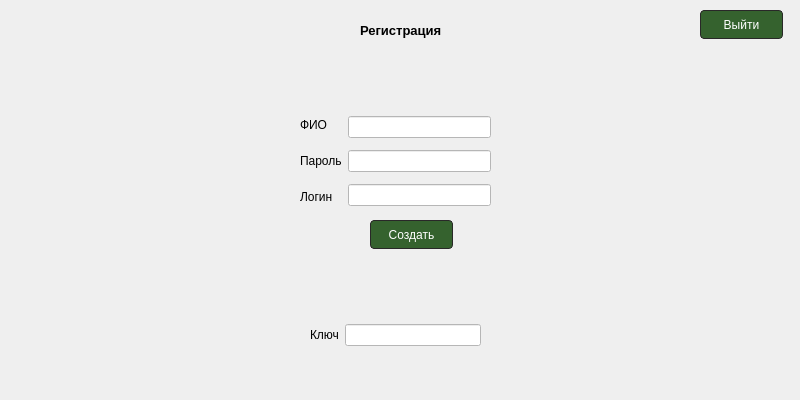
<?xml version="1.0" encoding="UTF-8"?>
<ui version="4.0">
 <class>registration</class>
 <widget class="QDialog" name="registration">
  <property name="geometry">
   <rect>
    <x>0</x>
    <y>0</y>
    <width>800</width>
    <height>400</height>
   </rect>
  </property>
  <property name="windowTitle">
   <string>Регистрация</string>
  </property>
  <property name="styleSheet">
   <string notr="true"/>
  </property>
  <widget class="QLabel" name="label">
   <property name="geometry">
    <rect>
     <x>360</x>
     <y>10</y>
     <width>111</width>
     <height>41</height>
    </rect>
   </property>
   <property name="font">
    <font>
     <pointsize>10</pointsize>
     <bold>true</bold>
    </font>
   </property>
   <property name="text">
    <string>Регистрация</string>
   </property>
  </widget>
  <widget class="QPushButton" name="createAccountButton">
   <property name="geometry">
    <rect>
     <x>370</x>
     <y>220</y>
     <width>83</width>
     <height>29</height>
    </rect>
   </property>
   <property name="styleSheet">
    <string notr="true">background-color: rgb(53, 98, 46);
color: rgb(255, 255, 255);
border-style: solid;
border-width: 1px;
border-radius: 4px;
border-color:rgb(41, 40, 40) ;</string>
   </property>
   <property name="text">
    <string>Создать</string>
   </property>
  </widget>
  <widget class="QPushButton" name="pushButton_3">
   <property name="geometry">
    <rect>
     <x>700</x>
     <y>10</y>
     <width>83</width>
     <height>29</height>
    </rect>
   </property>
   <property name="styleSheet">
    <string notr="true">background-color: rgb(53, 98, 46);
color: rgb(255, 255, 255);
border-style: solid;
border-width: 1px;
border-radius: 4px;
border-color:rgb(41, 40, 40) ;</string>
   </property>
   <property name="text">
    <string>Выйти</string>
   </property>
  </widget>
  <widget class="QWidget" name="layoutWidget">
   <property name="geometry">
    <rect>
     <x>300</x>
     <y>110</y>
     <width>191</width>
     <height>102</height>
    </rect>
   </property>
   <layout class="QHBoxLayout" name="horizontalLayout">
    <item>
     <layout class="QVBoxLayout" name="verticalLayout">
      <item>
       <widget class="QLabel" name="label_2">
        <property name="text">
         <string>ФИО</string>
        </property>
       </widget>
      </item>
      <item>
       <widget class="QLabel" name="label_3">
        <property name="text">
         <string>Пароль</string>
        </property>
       </widget>
      </item>
      <item>
       <widget class="QLabel" name="label_4">
        <property name="text">
         <string>Логин</string>
        </property>
       </widget>
      </item>
     </layout>
    </item>
    <item>
     <layout class="QVBoxLayout" name="verticalLayout_2">
      <item>
       <widget class="QLineEdit" name="FioLine">
        <property name="styleSheet">
         <string notr="true">background-color: rgb(255, 255, 255);</string>
        </property>
       </widget>
      </item>
      <item>
       <widget class="QLineEdit" name="PasswordLine">
        <property name="styleSheet">
         <string notr="true">background-color: rgb(255, 255, 255);</string>
        </property>
       </widget>
      </item>
      <item>
       <widget class="QLineEdit" name="LoginLine">
        <property name="styleSheet">
         <string notr="true">background-color: rgb(255, 255, 255);</string>
        </property>
       </widget>
      </item>
     </layout>
    </item>
   </layout>
  </widget>
  <widget class="QWidget" name="layoutWidget">
   <property name="geometry">
    <rect>
     <x>310</x>
     <y>320</y>
     <width>171</width>
     <height>30</height>
    </rect>
   </property>
   <layout class="QHBoxLayout" name="horizontalLayout_2">
    <item>
     <widget class="QLabel" name="label_6">
      <property name="font">
       <font>
        <pointsize>9</pointsize>
       </font>
      </property>
      <property name="text">
       <string>Ключ</string>
      </property>
     </widget>
    </item>
    <item>
     <widget class="QLineEdit" name="keyLine">
      <property name="styleSheet">
       <string notr="true">background-color: rgb(255, 255, 255);</string>
      </property>
     </widget>
    </item>
   </layout>
  </widget>
  <widget class="QLabel" name="notValidLog">
   <property name="geometry">
    <rect>
     <x>340</x>
     <y>70</y>
     <width>191</width>
     <height>20</height>
    </rect>
   </property>
   <property name="styleSheet">
    <string notr="true">color: rgb(255, 58, 71);</string>
   </property>
   <property name="text">
    <string/>
   </property>
  </widget>
 </widget>
 <resources/>
 <connections/>
</ui>
